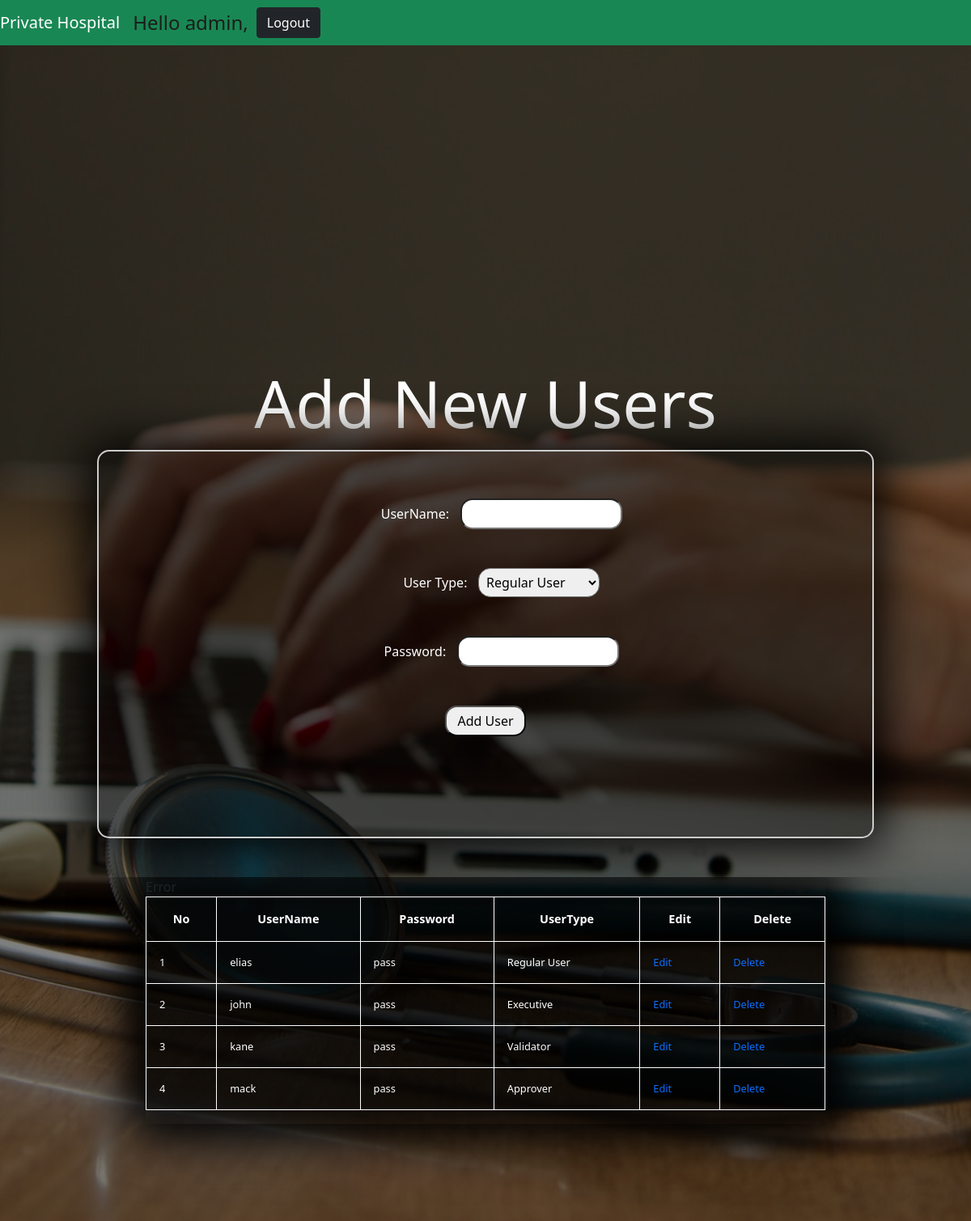
/addusers.php (signed in), run on the app's committed database.
### tables this page shows
CREATE TABLE `Users` (
  `id` int(11) NOT NULL,
  `userName` varchar(255) NOT NULL,
  `password` varchar(63) NOT NULL,
  `admin` tinyint(1) NOT NULL DEFAULT 0,
  `type` varchar(200) DEFAULT NULL
);

### database_functions.php (called while the page is built, shortened)
<?php
function QueryDatabase(mysqli& $connection, string $query, array $arguments = [], string $argumentTypes = '') : array {
	$queryObj = $connection->prepare($query);
	if ($argumentTypes == '') {
		$queryObj->bind_param(str_repeat('s', count($arguments)), ...$arguments);
	} else {
		$queryObj->bind_param($argumentTypes, ...$arguments);
	}
	$returnValue = [];
	if ($queryObj->execute()) {
		$returnValue = [true, $queryObj->get_result()];
	} else {
		$returnValue = [false, $queryObj->error];
	}
	return $returnValue;
}
function ResultIsEmpty(mysqli_result& $result) : bool {
	return $result->num_rows == 0;
}
function GetUsername(mysqli& $connection, int $userID) : array {
	$result = QueryDatabase($connection, 'SELECT `userName` FROM `Users` WHERE `id` = ?', [$userID], 'i');
	if (!$result[0]) {
		return [2, $result[1]];
	} else if (ResultIsEmpty($result[1])) return [1];
	return [0, $result[1]->fetch_assoc()['userName']];
}
?>

### addusers.php (the view, shortened to what this page needs)
<?php
include("database_functions.php");
$userID = $_SESSION['id'];
if (isset($userID)) {
	$username = "";
	$result = GetConnection("localhost", "root", "", "requisitionDatabase", 3306);
	if ($result[0] == 0) {
		$connection = $result[1];
		$result = GetUsername($connection, $userID);
		if ($result[0] == 0) $username = $result[1];
	}
?>
<!DOCTYPE html>
	<html lang="en">
	<head>
		<link rel="stylesheet" type="text/css" href="styles/bootstrap.min.css">
		<link rel="stylesheet" type="text/css" href="styles/style.css">
		<link rel="stylesheet" href="https://cdnjs.cloudflare.com/ajax/libs/font-awesome/5.15.1/css/all.min.css" />
	</head>
        <body>
        <header>
			<nav class="navbar navbar-expand-md navbar-dark fixed-top bg-success">
				<a class="navbar-brand" href="home.php">Private Hospital</a>
				<span class='nav-text'>  Hello     <?php echo $username; ?>, </span>
				<a class="btn btn-dark" href="logout.php">Logout</a>
			</nav>
		</header>
            <main role="main" class="home">
				<div id="carousel" class="carousel slide" data-ride="carousel">
					<div class="carousel-inner">
						<div class="carousel-item active" style="background-image:url('img/slide-11.jpg')">
 												<h2>Add New Users</h2>
                         <form action="adduser.php" class="rcorners">
  													<br><br>
  													<center>
  													<div>
											    <label for="uname" class="lbl">UserName:</label>
												    <input type="text" id="uname" name="uname" class="rcorners1" required>
												  </div>
												</center>
												  <br>
												  <br>
												  <center><div>
												  <label for="type" class="lbl">User Type:</label>
												  <select id="type" name="type" class="rcorners1" style="width:150px">
												    <option value="Regular User">Regular User</option>
												  </select>
												</div> </center>
												<br> <br>
												<center><div>
												  <label for="pwd" class="lbl">Password:</label>
												  <input type="password" id="pwd" name="pwd" class="rcorners1" required >
												 </div> </center>
												<br><br>
												  <center><input type="submit" class="buttonrcorners" value="Add User"></center>
													</form>
													<br><br>
                                <div class="table-responsive">
                                <form action="p1.php" method="post">
                                <table id="table">
                                  <thead>
                                    <tr>
                                    	<th>No</th>
                                      <th>UserName</th>
                                      <th>Password</th>
                                      <th>UserType</th>
                                      <th>Edit</th>
                                      <th>Delete</th>
                                    </tr>
                                  </thead>
                                  <tbody>
									 <?php
        $conresult = GetConnection("localhost", "root", "", "test_db", 3306);
        $conn = $conresult[1];
        $sql = "select * from Users where admin='0'";
        $result = $conn->query($sql);
        if ($result->num_rows > 0) {
        	$id = 1;
          while($row = $result->fetch_assoc()) {
          	$uname = $row["userName"];
          	$password = $row["password"];
            $type = $row["type"];
          ?>
          <tr>
          	<td><?=$id;?></td>
            <td><?=$uname;?></td>
            <td><?=$password;?></td>
            <td><?=$type; ?></td>
          <td>
            <a style="cursor: pointer;" href="edituser.php?uname=<?php echo $uname;?>&pwd=<?php echo $password;?>&type=<?php echo $type;?>" >
                Edit
            </a>
          </td>
         <td>
              <a href= "deleteuser.php?uname=<?php echo $uname;?>&pwd=<?php echo $password;?>"
                style="cursor: pointer;" >
                  Delete
                </a>
          </td>
          </tr>
      <?php
      		$id = $id + 1;
          }
        }
      ?>
                                  </tbody>
                                </table>
                                </form>
                                </div>
                                </div>
							</div>
                            </div>
		</main>
        </body>
    </html>
<?php
} else {
	header("Location: index.php");
	exit();
}
?>

### style.css (style rules this page uses)
body { background: none; display: flex; justify-content: center; align-items: center; flex-direction: column; }
h2 { text-align: center; margin-bottom: 40px; }
a { text-decoration: none; }
.home .carousel-item { margin-top: 50px; min-height: 100vh; min-width: 100vw; background-position: center; background-size: cover; position: relative; z-index: 1; }
.home .carousel-item:before { content: ""; position: absolute; left: 0; top: 0; width: 100%; height: 100%; background-color: rgba(0, 0, 0, 0.5); z-index: -1; }
.home .carousel-item h2 { font-size: 80px; color: #ffffff; margin: 0 0 10px; margin-top: 400px; opacity: 0; }
.home .carousel-item.active h2 { animation: fadeInLeft 0.5s ease forwards; }
.nav-text { font-size: 1.5rem; color: rgba(27, 23, 23, 0.953); margin-right: 10px; }
table { width: 65%; height: auto; border-collapse: collapse; box-shadow: -1px 1px 60px 10px black; background: rgba(0,0,0,0.4); align-content: center; margin-bottom: 1px; align-content: center; margin-left: auto; margin-right: auto; margin-bottom: 2%; }
thead { text-align: center; border: 1px solid white; }
th, td { font-size: .9rem; padding: 1rem 1rem; border: 1px solid white; background: rgba(0,0,0,0.4); color: white; }
td { font-size: .8rem; border: 1px solid white; }
.table-responsive form { width: auto; height: auto; border-collapse: collapse; box-shadow: -1px 1px 60px 10px black; background: rgba(0,0,0,0.4); align-content: center; margin-bottom: 1px; align-content: center; margin-left: 15%; margin-right: 15%; margin-bottom: 10%; }
#table { width: 100%; }
.rcorners { position: relative; left: 10%; border: 2px solid #ccc; overflow-x: hidden; border-radius: 15px; padding: 10px; width: 80%; height: 480px; box-shadow: -1px 1px 60px 10px black; background: rgba(0,0,0,0.4); }
.lbl { position: relative; left: 15px; color: white; margin-left: 1%; margin-right: 1%; }
.rcorners1 { position: relative; left: 15px; border-radius: 15px; padding: 5px; width: 200px; }
.buttonrcorners { border-radius: 15px; padding: 5px; width: 100px; }

### data on the page
users: userName "admin"
users: userName "elias", password "pass", type "Regular User"
users: userName "john", password "pass", type "Executive"
users: userName "kane", password "pass", type "Validator"
users: userName "mack", password "pass", type "Approver"
